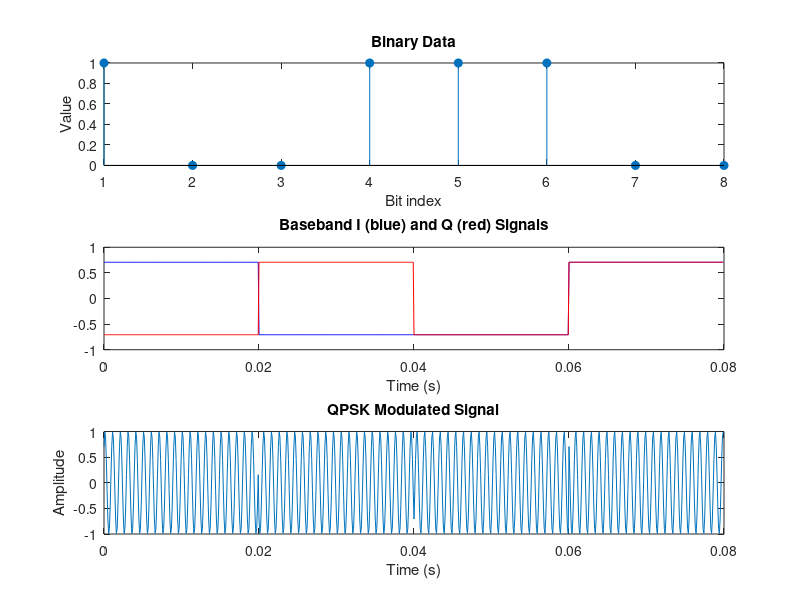

MATLAB code for this plot:
% Parameters
fc = 1000;                 % Carrier frequency (Hz)
Fs = 10000;                % Sampling frequency (Hz)
Rb = 100;                  % Bit rate (bits/sec)
Tb = 1/Rb;                 % Bit duration (s)
bitsPerSymbol = 2;         % QPSK = 2 bits per symbol
Rs = Rb / bitsPerSymbol;   % Symbol rate (symbols/sec)
Ts = 1/Rs;                 % Symbol duration (s)

% Example binary data
data = [1 0  0 1  1 1  0 0];  % Change as needed

% Ensure length is multiple of 2
if mod(length(data), bitsPerSymbol) ~= 0
    error('Binary data length must be multiple of 2');
end

% QPSK mapping (Gray coding)
% 00 ->  1 + j1
% 01 -> -1 + j1
% 11 -> -1 - j1
% 10 ->  1 - j1
symbols = zeros(1, length(data)/2);
for k = 1:2:length(data)
    bits = data(k:k+1);
    if isequal(bits, [0 0])
        symbols((k+1)/2) =  1 + 1j;
    elseif isequal(bits, [0 1])
        symbols((k+1)/2) = -1 + 1j;
    elseif isequal(bits, [1 1])
        symbols((k+1)/2) = -1 - 1j;
    elseif isequal(bits, [1 0])
        symbols((k+1)/2) =  1 - 1j;
    end
end

% Normalize power
symbols = symbols / sqrt(2);

% Upsample symbols to match sampling frequency
samplesPerSymbol = Fs / Rs;
I = real(upsample(symbols, samplesPerSymbol));
Q = imag(upsample(symbols, samplesPerSymbol));

% Pulse shaping (rectangular)
I = filter(ones(1, samplesPerSymbol), 1, I);
Q = filter(ones(1, samplesPerSymbol), 1, Q);

% Time vector
t = (0:length(I)-1) / Fs;

% Generate QPSK modulated carrier
qpsk_wave = I .* cos(2*pi*fc*t) - Q .* sin(2*pi*fc*t);

% Plot results
figure;
subplot(3,1,1);
stem(data, 'filled');
title('Binary Data'); xlabel('Bit index'); ylabel('Value');

subplot(3,1,2);
plot(t, I, 'b', t, Q, 'r');
title('Baseband I (blue) and Q (red) Signals'); xlabel('Time (s)');

subplot(3,1,3);
plot(t, qpsk_wave);
title('QPSK Modulated Signal'); xlabel('Time (s)'); ylabel('Amplitude');
